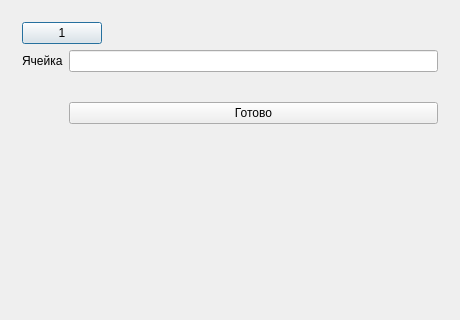
<?xml version="1.0" encoding="UTF-8"?>
<ui version="4.0"><class>Dialog</class><widget class="QDialog" name="Dialog"><property name="geometry"><rect><x>0</x><y>0</y><width>460</width><height>320</height></rect></property><property name="windowTitle"><string>#052 nested/137_grid_hbox_spacers</string></property><layout class="QVBoxLayout" name="verticalLayout"><property name="leftMargin"><number>11</number></property><property name="topMargin"><number>11</number></property><property name="rightMargin"><number>11</number></property><property name="bottomMargin"><number>11</number></property><property name="spacing"><number>6</number></property><item><layout class="QGridLayout" name="g"><property name="leftMargin"><number>11</number></property><property name="topMargin"><number>11</number></property><property name="rightMargin"><number>11</number></property><property name="bottomMargin"><number>11</number></property><property name="spacing"><number>6</number></property><item row="0" column="0" colspan="2"><layout class="QHBoxLayout" name="r1"><property name="leftMargin"><number>0</number></property><property name="topMargin"><number>0</number></property><property name="rightMargin"><number>0</number></property><property name="bottomMargin"><number>0</number></property><property name="spacing"><number>6</number></property><item><widget class="QPushButton" name="b1"><property name="text"><string>1</string></property></widget></item><item><spacer name="horizontalSpacer"><property name="orientation"><enum>Qt::Orientation::Horizontal</enum></property><property name="sizeHint" stdset="0"><size><width>40</width><height>20</height></size></property></spacer></item></layout></item><item row="1" column="0"><widget class="QLabel" name="l1"><property name="text"><string>Ячейка</string></property></widget></item><item row="1" column="1"><widget class="QLineEdit" name="e1"></widget></item><item row="2" column="0"><spacer name="verticalSpacer"><property name="orientation"><enum>Qt::Orientation::Vertical</enum></property><property name="sizeHint" stdset="0"><size><width>40</width><height>20</height></size></property></spacer></item><item row="2" column="1"><widget class="QPushButton" name="b2"><property name="text"><string>Готово</string></property></widget></item></layout></item><item><spacer name="verticalSpacer"><property name="orientation"><enum>Qt::Orientation::Vertical</enum></property><property name="sizeHint" stdset="0"><size><width>40</width><height>20</height></size></property></spacer></item></layout></widget></ui>
